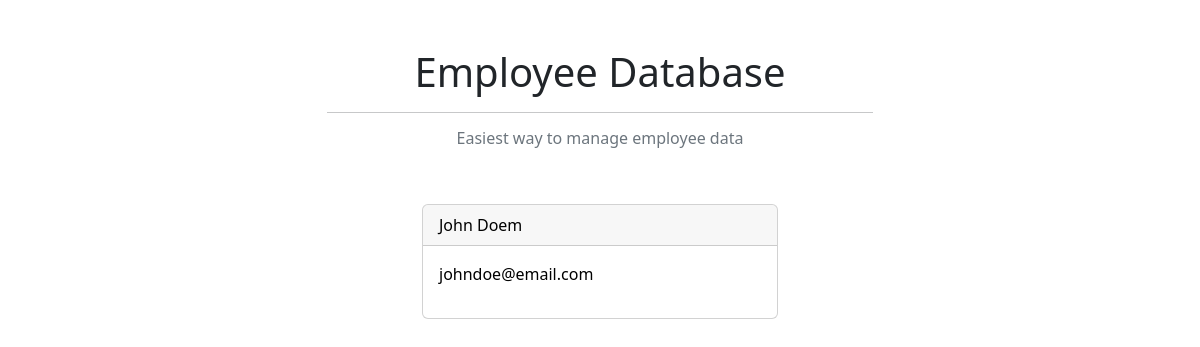
Before: / with the older database file.
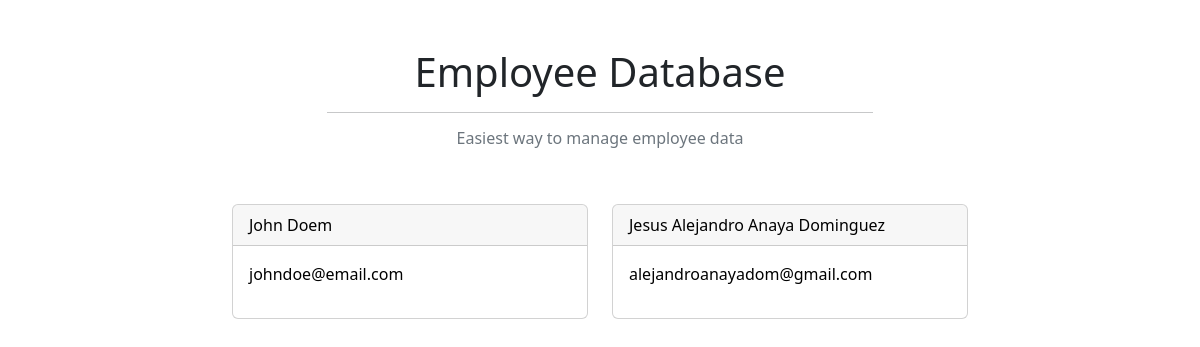
After: the same page with the newer database file.
### ems/models.py (models this page shows)
class Employee(models.Model):
    GENDER_CHOICES = [('M', 'Male'), ('F', 'Female'), ('O', 'Other')]
    first_name = models.CharField(max_length = 200)
    last_name = models.CharField(max_length = 200)
    email_id = models.EmailField(max_length = 250)
    phone_number = models.CharField(max_length = 13, blank = True)
    address = models.TextField()
    gender = models.CharField(max_length = 1, choices = GENDER_CHOICES, blank = True)
    dob = models.DateField()
    joining_date = models.DateField()
    jobs = models.ManyToManyField('Job', blank = True)

### ems/views.py (the view)
# urls.py: 2. Add a URL to urlpatterns:  path('', views.home, name='home')
def home(request):
    employees = Employee.objects.all()
    return render(request, 'ems/home.html', {'employees':employees})

### ems/templates/ems/home.html
{% extends 'ems/base.html' %}
{% block content %}
{% for employee in employees %}
<div class="col-md-4">
    <a class="card mb-3 text-decoration-none text-black slow-hover" href="{% url 'employee_detail' employee.id %}">
        <div class="card-header">{{ employee.first_name|capfirst }} {{ employee.last_name|capfirst }}</div>
        <div class="card-body"><p>{{ employee.email_id }}</p></div>
    </a>
</div>
{% endfor %}
{% endblock content %}

### ems/templates/ems/base.html (shortened to what this page needs)
{% load static %}
<!doctype html>
<html lang="en">
  <head>
    <link href="https://cdn.jsdelivr.net/npm/bootstrap@5.2.0-beta1/dist/css/bootstrap.min.css" rel="stylesheet">
    <link rel="stylesheet" href="{% static 'css/style.css' %}">
  </head>
  <body>
    <div class="container mt-5">
        <div class="row justify-content-center mb-5">
          <div class="col-md-6 text-center">
            <h1>Employee Database</h1>
            <hr>
            <h3 class="fs-6 text-secondary">Easiest way to manage employee data</h3>
          </div>
        </div>
      <div class="row justify-content-center">
        {% block content %}
        {% endblock content %}
      </div>
    </div>
  </body>
</html>

### static/css/style.css (style rules this page uses)
.slow-hover { transition: 0.5s; }

Changed rows visible on the page:
added Employee: first_name "Jesus Alejandro", last_name "Anaya Dominguez", email_id "alejandroanayadom@gmail.com"
